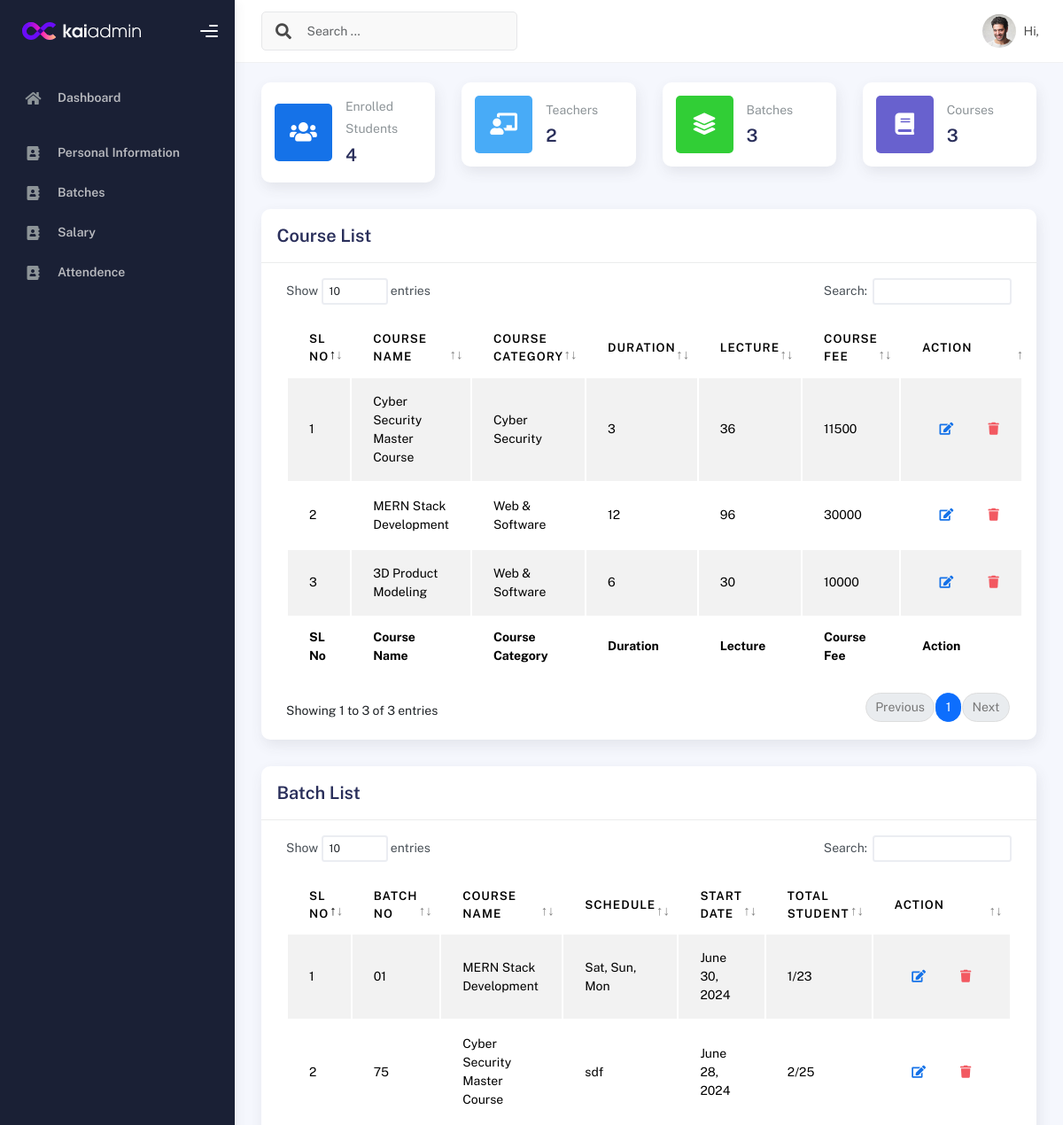
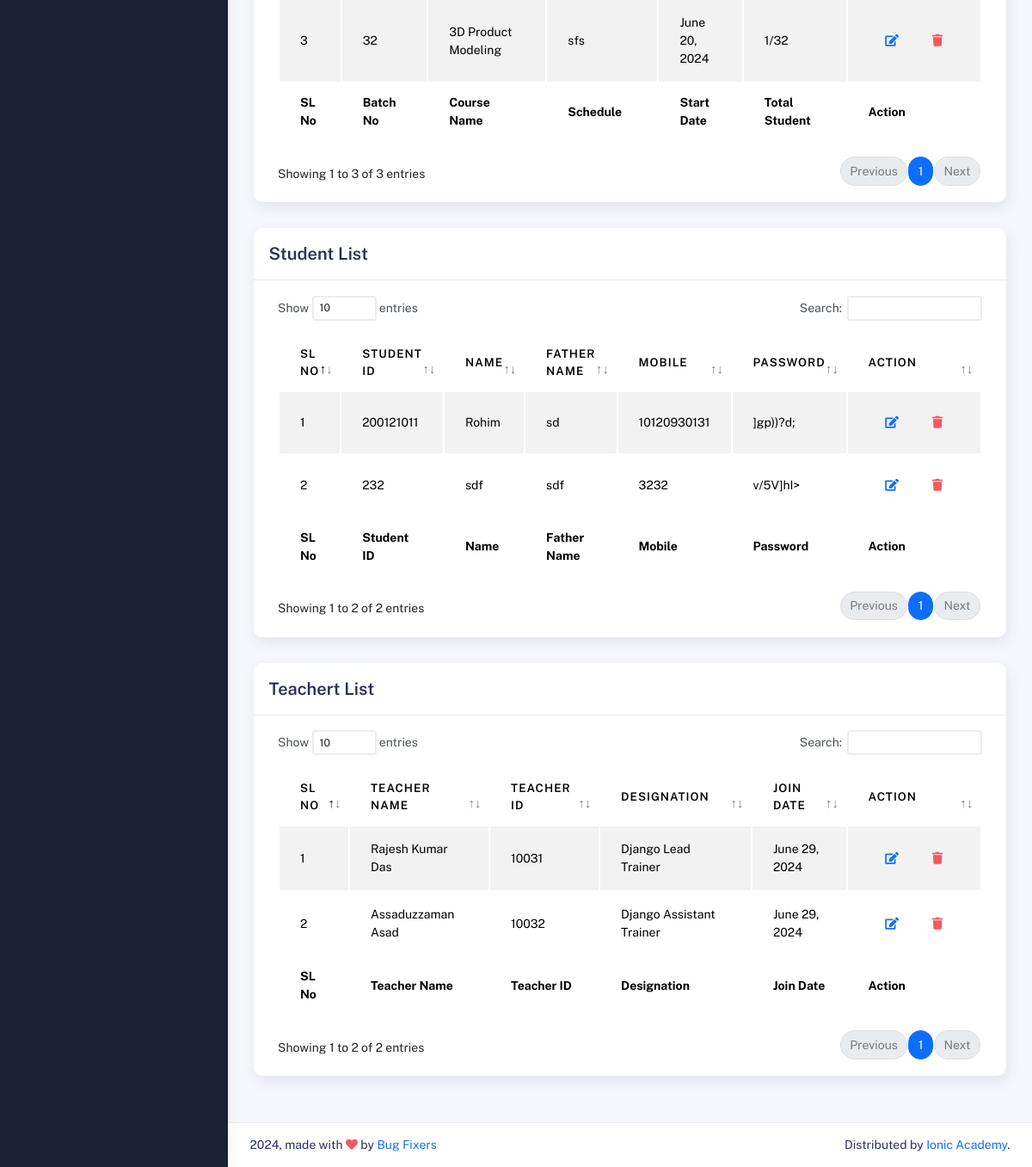
The app's page /dashboard/ (signed in) with its own data (2 pictures, top to bottom).
### IMSapp/models.py (models this page shows, shortened)
class CourseInfoModel(models.Model):
    CourseName=models.CharField(max_length=150, null=True)
    Sologan=models.CharField(max_length=100, null=True)
    ShortSummary=models.CharField(max_length=150, null=True)
    CourseCategory=models.ForeignKey(CourseCategoryModel,on_delete=models.SET_NULL,related_name='coursecategory', null=True)
    Lecture=models.IntegerField(null=True)
    CourseDuration=models.IntegerField(null=True)
    WeeklyClass=models.IntegerField(null=True)
    ClassDuration=models.IntegerField(null=True)
    TotalProject=models.IntegerField(null=True)
    CourseOverview=models.TextField(null=True)
    CourseCurrriculum=models.TextField(null=True)
    Software=models.TextField(max_length=200, null=True)
    CourseFor=models.TextField(null=True)
    JobPositions=models.TextField(null=True)
    CourseFee=models.IntegerField(null=True)
    IntroVideo=models.CharField(max_length=200, null=True)
    CourseImage=models.ImageField(upload_to='media/courseImage', null=True)
    def __str__(self):
        return self.CourseName

class CourseCategoryModel(models.Model):
    CategoryName = models.CharField(max_length=100,null=True)
    def __str__(self):
        return self.CategoryName

class BatchInfoModel(models.Model):
    BatchNo=models.CharField(max_length=100,null=True)
    Batchschedule=models.CharField(max_length=100,null=True)
    STATUS = [
        ('On-Going','On-Going'),
        ('Upcomming','Upcomming'),
        ('Completed','Completed')
    ]
    Status=models.CharField(choices = STATUS, max_length=100,null=True)
    BatchStartDate=models.DateField(null=True)
    TotalStudent=models.CharField(max_length=100,null=True)
    BatchInstructor=models.CharField(max_length=100,null=True)
    CourseName=models.ForeignKey(CourseInfoModel,on_delete = models.SET_NULL,related_name='coursenameinfo',null=True)

class StudentModel(models.Model):
    Imsuser=models.OneToOneField(IMSUserModel,on_delete=models.CASCADE,related_name='studentinfo',null=True)
    StudentID=models.CharField(max_length=100,null=True)
    StudentName=models.CharField(max_length=100,null=True)
    StudentPhoto=models.ImageField(upload_to='media/studentPhoto',null=True)
    AdmissionDate=models.DateField(auto_now_add=True,null=True)
    EducationalQualification=models.CharField(max_length=100,null=True)
    LinkedInLink =models.CharField(max_length=150,null=True)
    GithubLink =models.CharField(max_length=150,null=True)
    FacebookLink =models.CharField(max_length=150,null=True)

class IMSUserModel(AbstractUser):
    USERTYPE=[
        ('Authority','Authority'),
        ('Student','Student'),
        ('Teacher','Teacher'),
        ('Staff','Staff'),
    ]
    UserType=models.CharField(choices=USERTYPE,max_length=100, null=True)

class PersonalInfoModel(models.Model):
    Imsuser=models.OneToOneField(IMSUserModel,on_delete=models.CASCADE,related_name='personalinfo',null=True)
    Password=models.CharField(max_length=100,null=True)
    FatherName=models.CharField(max_length=100,null=True)
    MotherName=models.CharField(max_length=100,null=True)
    Religion=models.CharField(max_length=100,null=True)
    DOB=models.DateField(null=True)
    GENDER=[
        ('Male','Male'),
        ('Female','Female'),
        ('Other','Other'),
    ]
    Gender=models.CharField(choices=GENDER,max_length=100,null=True)
    Mobile=models.CharField(max_length=100,null=True)
    EmergencyContact=models.CharField(max_length=100,null=True)
    PresentAddress=models.CharField(max_length=100,null=True)
    PermanentAddress=models.CharField(max_length=100,null=True)

class TeacherModel(models.Model):
    Imsuser = models.OneToOneField(IMSUserModel,on_delete=models.CASCADE,related_name='teacherinfo',null=True)
    EmployID=models.CharField(max_length=100,null=True)
    TeacherName=models.CharField(max_length=100,null=True)
    Designation=models.CharField(max_length=100,null=True)
    Skills=models.CharField(max_length=100,null=True)
    LinkedInLink =models.CharField(max_length=150,null=True)
    GithubLink =models.CharField(max_length=150,null=True)
    FacebookLink =models.CharField(max_length=150,null=True)
    JoinDate = models.DateField(auto_now_add=True,null=True)
    TeacherPhoto=models.ImageField(upload_to='media/teacherphoto',null=True)

### IMSapp/views.py (the view)
# urls.py: path('dashboard/',dashboard,name="dashboard"),
@login_required
def dashboard(request):
    coursedata = CourseInfoModel.objects.all()
    categorydata = CourseCategoryModel.objects.all()
    studentdata = StudentModel.objects.all()
    batchdata = BatchInfoModel.objects.all()
    teacherdata = TeacherModel.objects.all()
    admittedcourse = AdmittedCourseModel.objects.all()
    totalenrolledstudent = admittedcourse.count()
    totalteacher = teacherdata.count()
    totalbatch = batchdata.count()
    totalcourse = coursedata.count()
    combined_data = []
    for data in batchdata:
        enrolledstudent = AdmittedCourseModel.objects.filter(LearningBatch=data).count()
        combined_data.append({
            'batchdata': data,
            'enrolledstudent': enrolledstudent,
        })
    context = {
        'teacherdata':teacherdata,
        'coursedata':coursedata,
        'categorydata':categorydata,
        'studentdata':studentdata,
        'totalenrolledstudent':totalenrolledstudent,
        'totalteacher':totalteacher,
        'totalbatch':totalbatch,
        'totalcourse':totalcourse,
        'combined_data':combined_data,
    }
    return render(request,'common/dashboard.html',context)

### IMSapp/templates/common/dashboard.html (shortened to what this page needs)
{% extends 'profilemaster/master.html' %}
{% block content %}
<div class="row">
    <div class="col-sm-6 col-md-3">
      <div class="card card-stats card-round">
        <div class="card-body">
          <div class="row align-items-center">
            <div class="col-icon">
              <div class="icon-big text-center icon-primary bubble-shadow-small">
                <i class="fas fa-users"></i>
              </div>
            </div>
            <div class="col col-stats ms-3 ms-sm-0">
              <div class="numbers">
                <p class="card-category">Enrolled Students</p>
                <h4 class="card-title">{{totalenrolledstudent}}</h4>
              </div>
            </div>
          </div>
        </div>
      </div>
    </div>
    <div class="col-sm-6 col-md-3">
      <div class="card card-stats card-round">
        <div class="card-body">
          <div class="row align-items-center">
            <div class="col-icon">
              <div class="icon-big text-center icon-info bubble-shadow-small">
                <i class="fas fa-chalkboard-teacher"></i>
              </div>
            </div>
            <div class="col col-stats ms-3 ms-sm-0">
              <div class="numbers">
                <p class="card-category">Teachers</p>
                <h4 class="card-title">{{totalteacher}}</h4>
              </div>
            </div>
          </div>
        </div>
      </div>
    </div>
    <div class="col-sm-6 col-md-3">
      <div class="card card-stats card-round">
        <div class="card-body">
          <div class="row align-items-center">
            <div class="col-icon">
              <div class="icon-big text-center icon-success bubble-shadow-small">
                <i class="fas fa-layer-group"></i>
              </div>
            </div>
            <div class="col col-stats ms-3 ms-sm-0">
              <div class="numbers">
                <p class="card-category">Batches</p>
                <h4 class="card-title">{{totalbatch}}</h4>
              </div>
            </div>
          </div>
        </div>
      </div>
    </div>
    <div class="col-sm-6 col-md-3">
      <div class="card card-stats card-round">
        <div class="card-body">
          <div class="row align-items-center">
            <div class="col-icon">
              <div class="icon-big text-center icon-secondary bubble-shadow-small">
                <i class="fas fa-book"></i>
              </div>
            </div>
            <div class="col col-stats ms-3 ms-sm-0">
              <div class="numbers">
                <p class="card-category">Courses</p>
                <h4 class="card-title">{{totalcourse}}</h4>
              </div>
            </div>
          </div>
        </div>
      </div>
    </div>
  </div>
<div class="col-md-12">
    <div class="card">
      <div class="card-header">
        <h4 class="card-title">Course List</h4>
      </div>
      <div class="card-body">
        <div class="table-responsive">
          <table id="basic-datatables" class="display table table-striped table-hover">
            <thead>
              <tr>
                <th>SL No</th>
                <th>Course Name</th>
                <th>Course Category</th>
                <th>Duration</th>
                <th>Lecture</th>
                <th>Course Fee</th>
                <th>Action</th>
              </tr>
            </thead>
            <tfoot>
              <tr>
                <th>SL No</th>
                <th>Course Name</th>
                <th>Course Category</th>
                <th>Duration</th>
                <th>Lecture</th>
                <th>Course Fee</th>
                <th>Action</th>
              </tr>
            </tfoot>
            <tbody>
              {% for i in coursedata %}
                <tr>
                  <td>{{forloop.counter}}</td>
                  <td>{{i.CourseName}}</td>
                  <td>{{i.CourseCategory}}</td>
                  <td>{{i.CourseDuration}}</td>
                  <td>{{i.Lecture}}</td>
                  <td>{{i.CourseFee}}</td>
                  <td>
                    <div class="form-button-action">
                      <a href="{% url 'editcourse' i.id %}" class="btn btn-link btn-primary btn-md">
                        <i class="fa fa-edit"></i>
                      </a>
                      <a href="{% url 'deletecourse' i.id %}" class="btn btn-link btn-danger btn-md">
                        <i class="fa fa-trash"></i>
                      </a>
                    </div>
                  </td>
                </tr>
              {% endfor %}
            </tbody>
          </table>
        </div>
      </div>
    </div>
  </div>
  <div class="col-md-12">
    <div class="card">
      <div class="card-header">
        <h4 class="card-title">Batch List</h4>
      </div>
      <div class="card-body">
        <div class="table-responsive">
          <table id="basic-datatables2" class="display table table-striped table-hover">
            <thead>
              <tr>
                <th>SL No</th>
                <th>Batch No</th>
                <th>Course Name</th>
                <th>Schedule</th>
                <th>Start Date</th>
                <th>Total Student</th>
                <th>Action</th>
              </tr>
            </thead>
            <tfoot>
              <tr>
                <th>SL No</th>
                <th>Batch No</th>
                <th>Course Name</th>
                <th>Schedule</th>
                <th>Start Date</th>
                <th>Total Student</th>
                <th>Action</th>
              </tr>
            </tfoot>
            <tbody>
              {% for i in combined_data %}
                <tr>
                  <td>{{forloop.counter}}</td>
                  <td>{{i.batchdata.BatchNo}}</td>
                  <td>{{i.batchdata.CourseName}}</td>
                  <td>{{i.batchdata.Batchschedule}}</td>
                  <td>{{i.batchdata.BatchStartDate}}</td>
                  <td>{{i.enrolledstudent}}/{{i.batchdata.TotalStudent}}</td>
                  <td>
                    <div class="form-button-action">
                      <a href="{% url 'editbatch' i.batchdata.id %}" class="btn btn-link btn-primary btn-md">
                        <i class="fa fa-edit"></i>
                      </a>
                      <a href="{% url 'deletebatch' i.batchdata.id %}" class="btn btn-link btn-danger btn-md">
                        <i class="fa fa-trash"></i>
                      </a>
                    </div>
                  </td>
                </tr>
              {% endfor %}
            </tbody>
          </table>
        </div>
      </div>
    </div>
  </div>
  <div class="col-md-12">
    <div class="card">
      <div class="card-header">
        <h4 class="card-title">Student List</h4>
      </div>
      <div class="card-body">
        <div class="table-responsive">
          <table id="basic-datatables3" class="display table table-striped table-hover">
            <thead>
              <tr>
                <th>SL No</th>
                <th>Student ID</th>
                <th>Name</th>
                <th>Father Name</th>
                <th>Mobile</th>
                <th>Password</th>
                <th>Action</th>
              </tr>
            </thead>
            <tfoot>
              <tr>
                <th>SL No</th>
                <th>Student ID</th>
                <th>Name</th>
                <th>Father Name</th>
                <th>Mobile</th>
                <th>Password</th>
                <th>Action</th>
              </tr>
            </tfoot>
            <tbody>
              {% for i in studentdata %}
                <tr>
                  <td>{{forloop.counter}}</td>
                  <td>{{i.StudentID}}</td>
                  <td>{{i.StudentName}}</td>
                  <td>{{i.Imsuser.personalinfo.FatherName}}</td>
                  <td>{{i.Imsuser.personalinfo.Mobile}}</td>
                  <td>{{i.Imsuser.personalinfo.Password}}</td>
                  <td>
                    <div class="form-button-action">
                      <a href="{% url 'editstudent' i.id %}" class="btn btn-link btn-primary btn-md">
                        <i class="fa fa-edit"></i>
                      </a>
                      <a href="{% url 'deletestudent' i.id %}" class="btn btn-link btn-danger btn-md">
                        <i class="fa fa-trash"></i>
                      </a>
                    </div>
                  </td>
                </tr>
              {% endfor %}
            </tbody>
          </table>
        </div>
      </div>
    </div>
  </div>
  <div class="col-md-12">
    <div class="card">
      <div class="card-header">
        <h4 class="card-title">Teachert List</h4>
      </div>
      <div class="card-body">
        <div class="table-responsive">
          <table id="basic-datatables4" class="display table table-striped table-hover">
            <thead>
              <tr>
                <th>SL No</th>
                <th>Teacher Name</th>
                <th>Teacher ID</th>
                <th>Designation</th>
                <th>Join Date</th>
                <th>Action</th>
              </tr>
            </thead>
            <tfoot>
              <tr>
                <th>SL No</th>
                <th>Teacher Name</th>
                <th>Teacher ID</th>
                <th>Designation</th>
                <th>Join Date</th>
                <th>Action</th>
              </tr>
            </tfoot>
            <tbody>
              {% for i in teacherdata %}
              <tr>
                <td>{{forloop.counter}}</td>
                <td>{{i.TeacherName}}</td>
                <td>{{i.EmployID}}</td>
                <td>{{i.Designation}}</td>
                <td>{{i.JoinDate}}</td>
                  <td>
                    <div class="form-button-action">
                      <a href="{% url 'editteacher' i.id %}" class="btn btn-link btn-primary btn-md">
                        <i class="fa fa-edit"></i>
                      </a>
                      <a href="{% url 'deleteteacher' i.id %}" class="btn btn-link btn-danger btn-md">
                        <i class="fa fa-trash"></i>
                      </a>
                    </div>
                  </td>
              </tr>
              {% endfor %}
            </tbody>
          </table>
        </div>
      </div>
    </div>
  </div>
{% endblock content %}

### records on screen
CourseInfoModel: CourseName "Cyber Security Master Course", CourseCategory "Cyber Security", CourseDuration "3", Lecture "36", CourseFee "11500"
CourseInfoModel: CourseName "MERN Stack Development", CourseCategory "Web & Software", CourseDuration "12", Lecture "96", CourseFee "30000"
CourseInfoModel: CourseName "3D Product Modeling", CourseCategory "Web & Software", CourseDuration "6", Lecture "30", CourseFee "10000"
BatchInfoModel: batchdata.BatchNo "01", batchdata.CourseName "MERN Stack Development", batchdata.Batchschedule "Sat, Sun, Mon", batchdata.BatchStartDate "June 30, 2024", enrolledstudent "1", batchdata.TotalStudent "23"
BatchInfoModel: batchdata.BatchNo "75", batchdata.CourseName "Cyber Security Master Course", batchdata.Batchschedule "sdf", batchdata.BatchStartDate "June 28, 2024", enrolledstudent "2", batchdata.TotalStudent "25"
BatchInfoModel: batchdata.BatchNo "32", batchdata.CourseName "3D Product Modeling", batchdata.Batchschedule "sfs", batchdata.BatchStartDate "June 20, 2024", enrolledstudent "1", batchdata.TotalStudent "32"
StudentModel: StudentID "200121011", StudentName "Rohim", Imsuser.personalinfo.FatherName "sd", Imsuser.personalinfo.Mobile "10120930131", Imsuser.personalinfo.Password "]gp))?d;"
StudentModel: StudentID "232", StudentName "sdf", Imsuser.personalinfo.FatherName "sdf", Imsuser.personalinfo.Mobile "3232", Imsuser.personalinfo.Password "v/5V]hI>"
TeacherModel: TeacherName "Rajesh Kumar Das", EmployID "10031", Designation "Django Lead Trainer", JoinDate "June 29, 2024"
TeacherModel: TeacherName "Assaduzzaman Asad", EmployID "10032", Designation "Django Assistant Trainer", JoinDate "June 29, 2024"

### other values on screen
{{ totalenrolledstudent }} "4"
{{ totalteacher }} "2"
{{ totalbatch }} "3"
{{ totalcourse }} "3"
